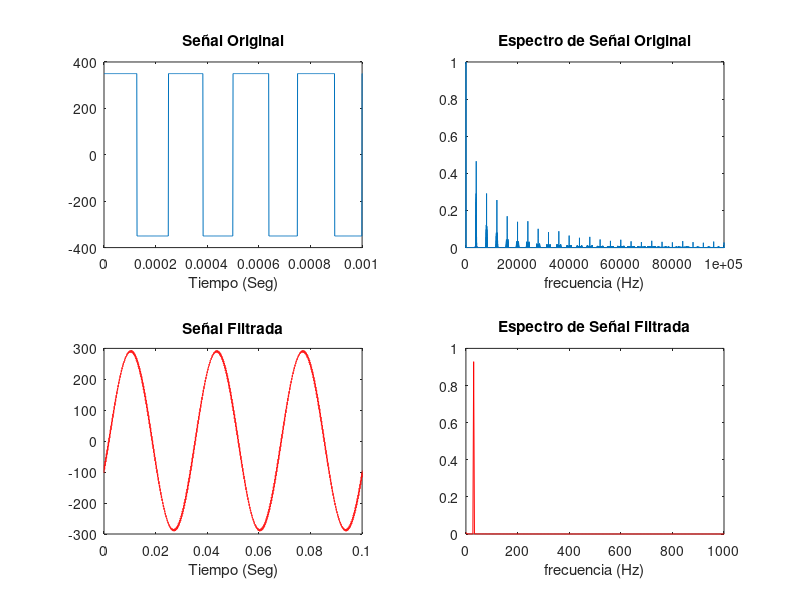

MATLAB code for this plot:
clc
clear 
close all

senal_fila = load('PWM_MOD_MOD_3_1MHz.txt');
senal = transpose(senal_fila);

N  = 333333;
dt = 0.000001;
t  = 0:dt:(N-1)*dt;

subplot(221)
plot(t,senal)
xlabel('Tiempo (Seg)')

title('Señal Original')
xlim([0 0.001])

senal_tf = fft(senal);
fm = 1/dt;
f  = fm*(0:N-1)/N;
subplot(222)
plot(f,abs(senal_tf)/max(abs(senal_tf)));
xlim([0 100000])
xlabel('frecuencia (Hz)')
title('Espectro de Señal Original')

fc = 75;
wc = 2*pi*fc;
w  = 2*pi*f;

H  = 1./(1+1i*w/wc);
H(N/2+1:end) = conj(fliplr(H(2:N/2+1)));

senal_tf_filtrada = senal_tf.*H;
subplot(224)
plot(f,abs(senal_tf_filtrada)/max(abs(senal_tf)),'r')
xlim([0 (1e3)])
xlabel('frecuencia (Hz)')
title('Espectro de Señal Filtrada')

senal_filtrada = ifft(senal_tf_filtrada);
subplot(223)
plot(t,real(senal_filtrada),'r')
xlim([0 (0.1)])
xlabel('Tiempo (Seg)')
title('Señal Filtrada')
